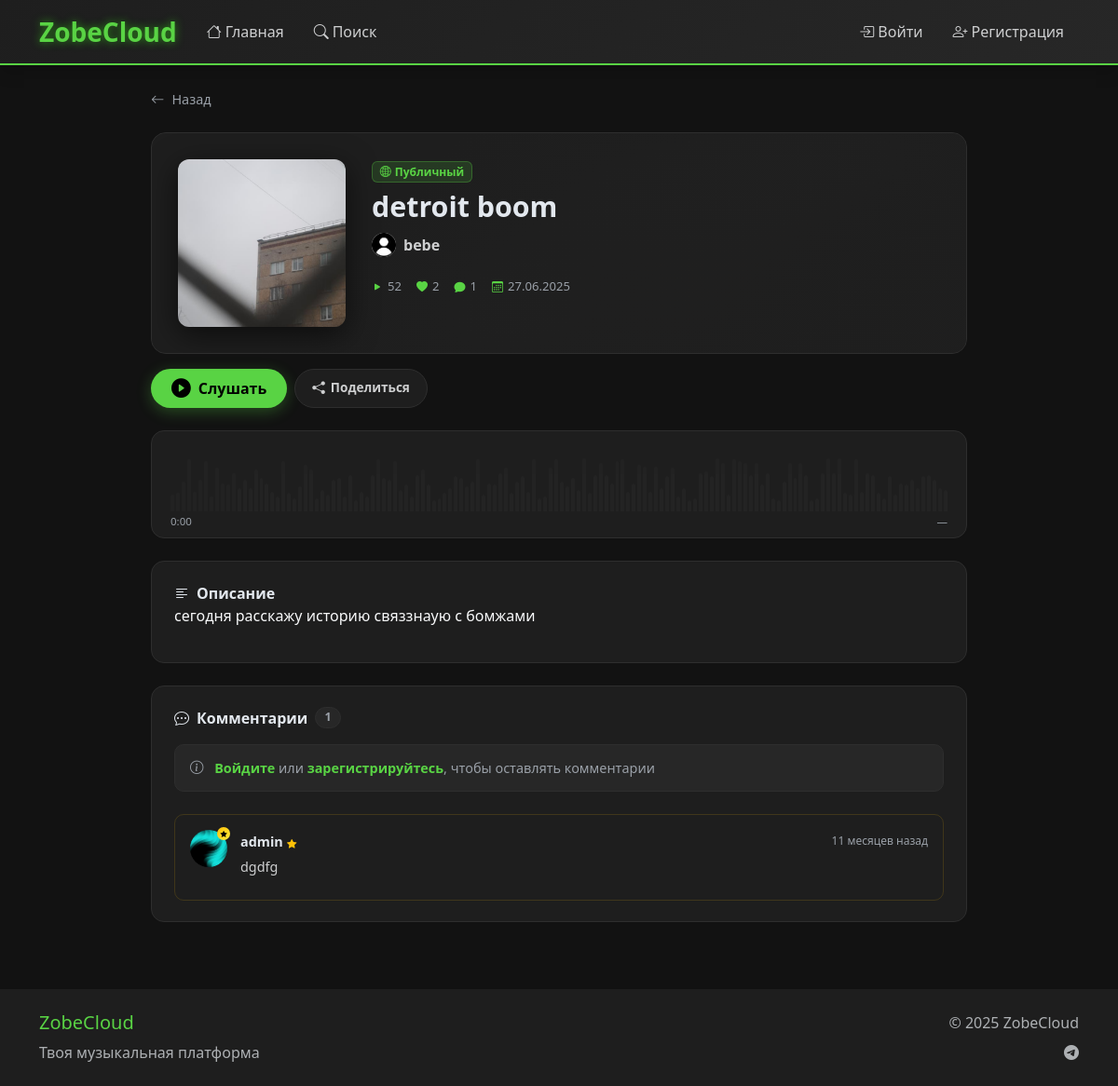
/track/1/, run on the app's committed database.
### main/models.py (models this page shows, shortened)
class Track(models.Model):
    VISIBILITY_CHOICES = [
        ('public', 'Публичный'),
        ('unlisted', 'По ссылке'),
        ('private', 'Приватный'),
    ]
    title = models.CharField(max_length=200, verbose_name="Название")
    description = models.TextField(blank=True, verbose_name="Описание")
    audio_file = models.FileField(upload_to='tracks/audio/', verbose_name="Аудиофайл")
    cover = models.ImageField(upload_to='tracks/covers/', blank=True, null=True, verbose_name="Обложка")
    user = models.ForeignKey(User, on_delete=models.CASCADE, verbose_name="Пользователь")
    genre = models.ForeignKey(Genre, on_delete=models.SET_NULL, null=True, blank=True, related_name='tracks', verbose_name="Жанр")
    tags = models.ManyToManyField(Tag, blank=True, related_name='tracks', verbose_name="Теги")
    duration = models.PositiveIntegerField(null=True, blank=True, verbose_name="Длительность (секунды)")
    visibility = models.CharField(max_length=10, choices=VISIBILITY_CHOICES, default='public', verbose_name="Видимость")
    allow_downloads = models.BooleanField(default=False, verbose_name="Разрешить скачивание")
    allow_comments = models.BooleanField(default=True, verbose_name="Разрешить комментарии")
    uploaded_at = models.DateTimeField(auto_now_add=True, verbose_name="Дата загрузки")
    plays_count = models.PositiveIntegerField(default=0, verbose_name="Количество прослушиваний")
    downloads_count = models.PositiveIntegerField(default=0, verbose_name="Количество скачиваний")
    slug = models.SlugField(max_length=250, blank=True, verbose_name="URL")
    album = models.ForeignKey('Album', on_delete=models.SET_NULL, null=True, blank=True, related_name='tracks', verbose_name="Альбом")
    release_at = models.DateTimeField(null=True, blank=True, verbose_name="Дата релиза")
    sort_order = models.PositiveIntegerField(default=0, verbose_name="Порядок в альбоме")
    class Meta:
        verbose_name = "Трек"
        verbose_name_plural = "Треки"
        ordering = ['-uploaded_at']

class TrackComment(models.Model):
    user = models.ForeignKey(User, on_delete=models.CASCADE)
    track = models.ForeignKey(Track, on_delete=models.CASCADE, related_name='comments')
    content = models.TextField()
    created_at = models.DateTimeField(auto_now_add=True)
    class Meta:
        verbose_name = "Комментарий к треку"
        verbose_name_plural = "Комментарии к трекам"
        ordering = ['-created_at']

class UserProfile(models.Model):
    user = models.OneToOneField(User, on_delete=models.CASCADE, related_name='profile')
    bio = models.TextField(max_length=500, blank=True, verbose_name="О себе")
    location = models.CharField(max_length=100, blank=True, verbose_name="Местоположение")
    website = models.URLField(blank=True, verbose_name="Веб-сайт")
    avatar = models.ImageField(upload_to='avatars/', blank=True, null=True, verbose_name="Аватар")
    banner = models.ImageField(upload_to='banners/', blank=True, null=True, verbose_name="Баннер")
    is_private = models.BooleanField(default=False, verbose_name="Приватный профиль")
    created_at = models.DateTimeField(auto_now_add=True)
    updated_at = models.DateTimeField(auto_now=True)
    last_seen = models.DateTimeField(null=True, blank=True, verbose_name="Последнее посещение")
    terms_accepted_at = models.DateTimeField(null=True, blank=True, verbose_name="Дата принятия лицензионного соглашения")
    class Meta:
        verbose_name = "Профиль пользователя"
        verbose_name_plural = "Профили пользователей"
    @property
    def avatar_url(self):
        if self.avatar and hasattr(self.avatar, 'url'):
            try:
                return self.avatar.url
            except ValueError:
                return self.get_default_avatar()
        return self.get_default_avatar()
    def get_default_avatar(self):
        return f"{settings.STATIC_URL}images/default-avatar.png"
    @property
    def is_premium(self):
        try:
            subscription = self.user.premium_subscriptions.filter(
                admin_confirmed=True,
                is_active=True,
                expires_at__gt=timezone.now()
            ).first()
            return subscription is not None
        except:
            return False

### main/views.py (the view, shortened to what this page needs)
# urls.py: path('track/<int:pk>/', views.track_detail, name='track_detail'),
def track_detail(request, pk):
    track = get_object_or_404(Track.objects.select_related('album'), pk=pk)
    comments = track.comments.all().select_related('user__profile')
    user_liked = False
    user_liked_comments = []
    likes_count = TrackLike.objects.filter(track=track).count()
    context = {
        'track': track,
        'comments': comments,
        'user_liked': user_liked,
        'user_liked_comments': user_liked_comments,
        'likes_count': likes_count,
    }
    return render(request, 'main/track_detail.html', context)

### templates/main/track_detail.html (shortened to what this page needs)
{% extends "main/base.html" %}
{% load static %}
{% block content %}
<div class="container py-4" style="max-width: 900px;">
  <a href="javascript:history.back()" class="td-back-link mb-4 d-inline-flex align-items-center gap-2">
    <i class="bi bi-arrow-left"></i> Назад
  </a>
  <div class="td-hero-card mb-3">
    {% if track.cover %}
    <div class="td-hero-bg" style="background-image:url('{{ track.cover.url }}');"></div>
    {% endif %}
    <div class="td-hero-overlay"></div>
    <div class="td-hero-body">
      <div class="td-cover-wrap">
        {% if track.cover %}
          <img src="{{ track.cover.url }}" alt="{{ track.title }}" class="td-cover-img">
        {% else %}
          <div class="td-cover-default">
            <i class="bi bi-music-note-beamed"></i>
          </div>
        {% endif %}
      </div>
      <div class="td-hero-info">
        <div class="td-visibility-badge mb-2">
          {% if track.visibility == 'public' %}
            <span class="badge" style="background:rgba(89,211,68,0.15);color:var(--accent-green);border:1px solid rgba(89,211,68,0.3);">
              <i class="bi bi-globe2 me-1"></i>Публичный
            </span>
          {% elif track.visibility == 'unlisted' %}
            <span class="badge" style="background:rgba(137,155,253,0.15);color:var(--info-color);border:1px solid rgba(137,155,253,0.3);">
              <i class="bi bi-link-45deg me-1"></i>По ссылке
            </span>
          {% else %}
            <span class="badge" style="background:rgba(243,95,107,0.15);color:var(--danger-color);border:1px solid rgba(243,95,107,0.3);">
              <i class="bi bi-lock-fill me-1"></i>Приватный
            </span>
          {% endif %}
        </div>
        <h1 class="td-title">{{ track.title }}</h1>
        <a href="{% url 'public_profile' track.user.username %}" class="td-artist-link">
          <img src="{{ track.user.profile.avatar_url }}" class="td-artist-avatar rounded-circle" alt="">
          {{ track.user.username }}
        </a>
        <div class="td-stats-row mt-3">
          <span class="td-stat"><i class="bi bi-play-fill"></i> {{ track.plays_count }}</span>
          <span class="td-stat"><i class="bi bi-heart-fill"></i> <span id="headerLikeCount">{{ likes_count }}</span></span>
          <span class="td-stat"><i class="bi bi-chat-fill"></i> {{ comments.count }}</span>
          <span class="td-stat"><i class="bi bi-calendar3"></i> {{ track.uploaded_at|date:"d.m.Y" }}</span>
        </div>
      </div>
    </div>
  </div>
  <div class="td-action-bar mb-4">
    <button class="td-play-btn" id="bigPlayBtn">
      <i class="bi bi-play-circle-fill"></i>
      <span id="playBtnText">Слушать</span>
    </button>
    <button class="td-action-btn" id="shareBtn" title="Поделиться">
      <i class="bi bi-share-fill"></i>
      <span class="td-action-label">Поделиться</span>
    </button>
  </div>
  <div class="td-waveform-wrap mb-4" id="waveformWrap">
    <div class="td-waveform-bars" id="tdWaveformBg"></div>
    <div class="td-waveform-bars td-waveform-fg" id="tdWaveformFg"></div>
    <div class="td-waveform-seek" id="waveformSeek"></div>
    <div class="td-waveform-times">
      <span id="wfCurTime">0:00</span>
      <span id="wfDurTime">0:00</span>
    </div>
  </div>
  {% if track.description %}
  <div class="td-card mb-4">
    <div class="td-card-title"><i class="bi bi-text-left me-2"></i>Описание</div>
    <p class="mb-0" style="color:var(--text-secondary);line-height:1.7;">{{ track.description|linebreaks }}</p>
  </div>
  {% endif %}
  <div class="td-card">
    <div class="td-card-title mb-3">
      <i class="bi bi-chat-dots me-2"></i>
      Комментарии <span class="td-count-pill" id="commentsCountBadge">{{ comments.count }}</span>
    </div>
    {% if user.is_authenticated %}
    <div class="td-comment-form mb-4">
      <div class="d-flex gap-3 align-items-start">
        <div class="position-relative flex-shrink-0">
          <img src="{{ user.profile.avatar_url }}" class="rounded-circle" width="38" height="38" style="object-fit:cover;">
          {% if user.profile.is_premium %}
            <span class="td-comment-premium-dot"><i class="bi bi-star-fill"></i></span>
          {% endif %}
        </div>
        <form id="commentForm" class="flex-grow-1">
          {% csrf_token %}
          <textarea name="content" id="commentContent"
                    class="td-comment-textarea"
                    placeholder="Напишите комментарий..."
                    rows="2" maxlength="500" required></textarea>
          <div class="d-flex justify-content-between align-items-center mt-2">
            <span class="td-char-counter"><span id="charCount">0</span>/500</span>
            <button type="submit" class="td-submit-btn">
              <i class="bi bi-send me-1"></i>Отправить
            </button>
          </div>
        </form>
      </div>
    </div>
    {% else %}
    <div class="td-auth-prompt mb-4">
      <i class="bi bi-info-circle me-2"></i>
      <a href="{% url 'login' %}?next={{ request.path }}">Войдите</a> или
      <a href="{% url 'register' %}?next={{ request.path }}">зарегистрируйтесь</a>,
      чтобы оставлять комментарии
    </div>
    {% endif %}
    <div class="td-comments-list" id="commentsList">
      {% for comment in comments %}
      <div class="td-comment {% if comment.user.profile.is_premium %}td-comment-premium{% endif %}" data-comment-id="{{ comment.id }}">
        <div class="position-relative flex-shrink-0">
          <img src="{{ comment.user.profile.avatar_url }}" class="rounded-circle" width="40" height="40" style="object-fit:cover;" alt="">
          {% if comment.user.profile.is_premium %}
            <span class="td-comment-premium-dot"><i class="bi bi-star-fill"></i></span>
          {% endif %}
        </div>
        <div class="flex-grow-1 min-w-0">
          <div class="d-flex align-items-center justify-content-between mb-1 flex-wrap gap-1">
            <span class="td-comment-author">
              <a href="{% url 'public_profile' comment.user.username %}">{{ comment.user.username }}</a>
              {% if comment.user.profile.is_premium %}
                <i class="bi bi-star-fill" style="color:#ffc107;font-size:0.65rem;"></i>
              {% endif %}
            </span>
            <span class="td-comment-date">{{ comment.created_at|timesince }} назад</span>
          </div>
          <div class="td-comment-text">{{ comment.content|linebreaks }}</div>
        </div>
      </div>
      {% empty %}
      <div class="td-empty-comments" id="noCommentsMsg">
        <i class="bi bi-chat-dots"></i>
        <p class="mt-2 mb-0">Нет комментариев. Будьте первым!</p>
      </div>
      {% endfor %}
    </div>
  </div>
</div>
{% endblock %}

### static/css/style.css (style rules this page uses)
:root { --bg-primary: #121212; --bg-secondary: #1e1e1e; --bg-tertiary: #272727; --bg-quaternary: #2e2e2e; --bg-dark: #121212; --card-bg: #1e1e1e; --text-primary: #e3e8ee; --text-secondary: #cecfd0; --text-muted: #9aa0a8; --accent-green: #59d344; --accent-green-hover: #29c20e; --accent-green-light: #4cd131; --accent-green-dark: #28990e; --accent-color: #59d344; --accent-hover: #29c20e; --accent-secondary: #1d6b0f; --success-color: var(--accent-green); --danger-color: #f35f6b; --warning-color: #f8b539; --info-color: #899bfd; --border-color: #2e2e2e; --border-hover: var(--accent-green); --border-radius: 12px; --shadow-light: 0 2px 8px rgba(0, 0, 0, 0.3); --shadow-medium: 0 4px 16px rgba(0, 0, 0, 0.4); --shadow-heavy: 0 8px 32px rgba(0, 0, 0, 0.6); --shadow-green: 0 0 20px rgba(89, 211, 68, 0.35); --shadow: 0 4px 16px rgba(0, 0, 0, 0.4); }
* { box-sizing: border-box; }
html { height: 100%; }
body { background: linear-gradient(135deg, var(--bg-primary) 0%, var(--bg-secondary) 100%); color: var(--text-primary); font-family: 'Segoe UI', Tahoma, Geneva, Verdana, sans-serif; min-height: 100vh; display: flex; flex-direction: column; }
.bg-dark { background: var(--bg-primary) !important; }
a, button, .btn, .nav-link, .track-card, .artist-card, .playlist-card { transition-property: background-color, border-color, color, opacity, transform, box-shadow; transition-duration: 0.3s; transition-timing-function: ease; }

### data on the page
Track: cover (picture), title "detroit boom", user.username "bebe", plays_count "52", uploaded_at "27.06.2025", description "сегодня расскажу историю связзнаую с бомжами"
TrackComment: user.profile.avatar_url (picture), user.username "admin", created_at "11 месяцев", content "dgdfg"

### other printed values
{{ likes_count }} "2"
{{ comments.count }} "1"
